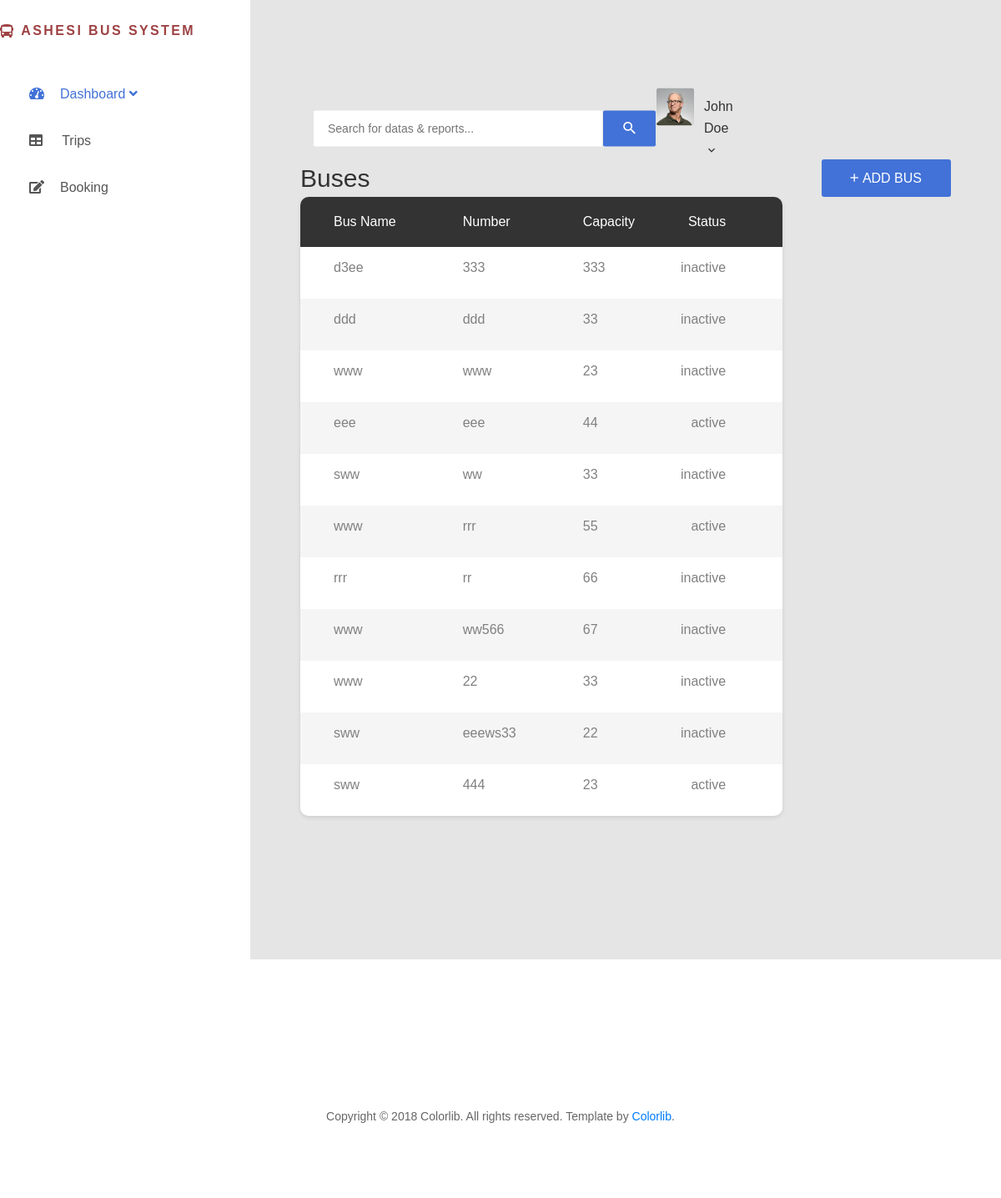
Before: /admin/bus.php with the older database file.
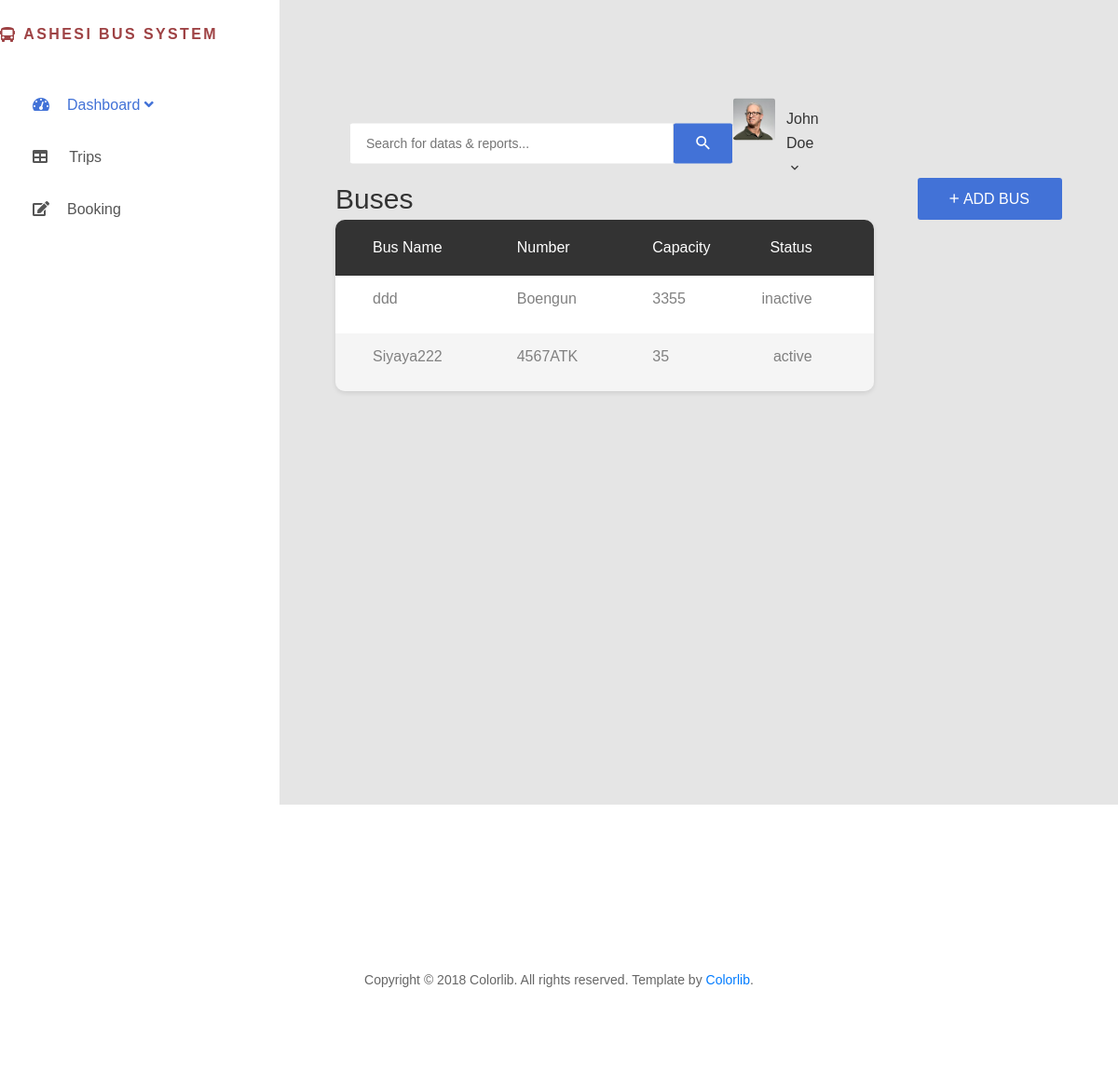
After: the same page with the newer database file.
### tables this page shows
CREATE TABLE `buses` (
  `bus_id` int(11) NOT NULL,
  `bus_number` varchar(255) NOT NULL,
  `capacity` int(11) NOT NULL,
  `bus_name` varchar(255) NOT NULL,
  `bus_status` enum('active','inactive','maintenance/unavailable') NOT NULL
);

### Functions/functions.php (called while the page is built, shortened)
<?php
require '../config/connection.php';
function get_bus_data() {
     global $connection;
    $sql = "SELECT * FROM buses";
    $result = $connection->query($sql);
    if ($result->num_rows > 0) {
        $bus_data = [];
        while ($row = $result->fetch_assoc()) {
            $bus_data[] = [
                'name' => $row['bus_name'],
                'number' => $row['bus_number'],
                'bus_id' => $row['bus_id'],
                'capacity' => $row['capacity'],
                'status' => $row['bus_status']
            ];
        }
        return $bus_data;
    } else {
        return [];
    }
}
?>

### admin/bus.php (the view, shortened to what this page needs)
<!DOCTYPE html>
<html lang="en">
<head>
    <?php include 'styles.php' ?>
    <link rel="stylesheet" href="https://cdn.jsdelivr.net/npm/sweetalert2@11/dist/sweetalert2.min.css">
</head>
<body>
        <?php
        require '../Functions/functions.php';
        echo display_msg($msg); ?>
    <div class="page-wrapper">
        <?php include 'side-menu.php' ?>
        <div class="page-container">
            <div class="main-content">
                <div class="section__content section__content--p30">
                    <div class="container-fluid">
                        <div class="row">
                            <?php include 'desktop-header.php' ?>
                            <div class="col-md-12">
                                <div class="overview-wrap">
                                    <h2 class="title-1">Buses</h2>
                                    <div class="popup">
                                        <button class="au-btn au-btn-icon au-btn--blue" onclick="addBus()">
                                            <i class="zmdi zmdi-plus"></i>Add Bus</button>
                                    </div>
                                </div>
                            </div>
                            <div class="col-lg-9">
                                <div class="table-responsive table--no-card m-b-30">
                                    <table class="table table-borderless table-striped table-earning">
                                        <thead>
                                            <tr>
                                                <th>Bus Name</th>
                                                <th>Number</th>
                                                <th>Capacity</th>
                                                <th class="text-right">Status</th>
                                                <th class="text-right">Actions</th>
                                            </tr>
                                        </thead>
                                        <tbody>
                                            <?php
                                            $bus_data = get_bus_data();
                                            foreach ($bus_data as $bus) {
                                                echo "<tr>";
                                                echo "<td>{$bus['name']}</td>";
                                                echo "<td>{$bus['number']}</td>";
                                                echo "<td>{$bus['capacity']}</td>";
                                                echo "<td class='text-right'>{$bus['status']}</td>";
                                                echo "<td class='text-right'>
                                                    <input type='hidden' class='bus-id' value='{$bus['bus_id']}'>
                                                    <button class='btn btn-success' onclick='editBus(" . json_encode($bus) . ")'>Edit</button>
                                                    <button class='btn btn-danger' onclick='deleteBus({$bus['bus_id']})'>Delete</button>
                                                </td>";
                                                echo "</tr>";
                                            }
                                            ?>
                                        </tbody>
                                    </table>
                                </div>
                            </div>
                        </div>
                        <br><br><br>
                    </div>
                </div>
            </div>
        </div>
        <br><br><br><br><br><br>
        <?php include 'footer.php' ?>
</body>
</html>

### admin/styles.php
<link href="assets/css/font-face.css" rel="stylesheet" media="all">
<link href="assets/vendor/font-awesome-4.7/css/font-awesome.min.css" rel="stylesheet" media="all">
<link href="assets/vendor/font-awesome-5/css/fontawesome-all.min.css" rel="stylesheet" media="all">
<link href="assets/vendor/mdi-font/css/material-design-iconic-font.min.css" rel="stylesheet" media="all">
<link href="assets/vendor/bootstrap-4.1/bootstrap.min.css" rel="stylesheet" media="all">
<link href="assets/vendor/animsition/animsition.min.css" rel="stylesheet" media="all">
<link href="assets/vendor/bootstrap-progressbar/bootstrap-progressbar-3.3.4.min.css" rel="stylesheet" media="all">
<link href="assets/vendor/wow/animate.css" rel="stylesheet" media="all">
<link href="assets/vendor/css-hamburgers/hamburgers.min.css" rel="stylesheet" media="all">
<link href="assets/vendor/slick/slick.css" rel="stylesheet" media="all">
<link href="assets/vendor/select2/select2.min.css" rel="stylesheet" media="all">
<link href="assets/vendor/perfect-scrollbar/perfect-scrollbar.css" rel="stylesheet" media="all">
<link href="assets/css/theme.css" rel="stylesheet" media="all">

### admin/side-menu.php (shortened to what this page needs)
<aside class="menu-sidebar d-none d-lg-block">
    <div class="menu-sidebar__content js-scrollbar1">
        <div class="header">
            <a href="index.php" class="logo">
                <span class="fa fa-bus" style="color:#9E4244"></span> <span class="title" style="color: #9E4244;">Ashesi Bus System</span>
            </a>
        </div>
        <nav class="navbar-sidebar">
            <ul class="list-unstyled navbar__list">
                <li class="active has-sub">
                    <a class="js-arrow" href="#">
                        <i class="fas fa-tachometer-alt" ></i>Dashboard
                        <span class="arrow">
                            <i class="fas fa-angle-down"></i>
                        </span>
                    </a>
                </li>
                <li>
                    <a href="trips.php">
                        <i class="fas fa-table"></i> Trips</a>
                </li>
                <li>
                    <a href="../booking.php">
                        <i class="fas fa-pencil-square-o"></i>Booking</a>
                </li>
            </ul>
        </nav>
    </div>
</aside>

### admin/desktop-header.php (shortened to what this page needs)
<header class="header-desktop" style="background-color: #fff" >
                <div class="section__content section__content--p30">
                    <div class="container-fluid">
                        <div class="header-wrap">
                            <form class="form-header" action="" method="POST">
                                <input class="au-input au-input--xl" type="text" name="search" placeholder="Search for datas &amp; reports..." />
                                <button class="au-btn--submit"  type="submit">
                                    <i class="zmdi zmdi-search"></i>
                                </button>
                            </form>
                                <div class="account-wrap">
                                    <div class="account-item clearfix js-item-menu">
                                        <div class="image">
                                            <img src="images/icon/avatar-01.jpg" alt="John Doe" />
                                        </div>
                                        <div class="content">
                                            <a class="js-acc-btn" href="#">john doe</a>
                                        </div>
                                    </div>
                                </div>
                            </div>
                        </div>
                    </div>
                </div>

### admin/footer.php
<div class="row">
    <div class="col-md-12">
        <div class="copyright">
            <p>Copyright © 2018 Colorlib. All rights reserved. Template by <a href="https://colorlib.com">Colorlib</a>.</p>
        </div>
    </div>
</div>

### admin/side-menu.php (style rules this page uses)
.header { padding: 0 0 0 0; }
.header .logo { display: flex; position: relative; border-bottom: 0; color: inherit; font-weight: 800; letter-spacing: 0.15em; margin: 0 0 0 0; text-decoration: none; text-transform: uppercase; display: inline-block; background-color: #fff; }
.header .logo > * { display: inline-block; vertical-align: middle; padding-top: 1.5em; }

Changed rows visible on the page:
removed buses: bus_name "d3ee", number "333", capacity "333", bus_status "inactive"
removed buses: bus_name "www", number "www", capacity "23", bus_status "inactive"
removed buses: bus_name "eee", number "eee", capacity "44", bus_status "active"
removed buses: bus_name "sww", bus_number "ww", capacity "33", bus_status "inactive"
removed buses: bus_name "www", bus_number "rrr", capacity "55", bus_status "active"
removed buses: bus_name "rrr", bus_number "rr", capacity "66", bus_status "inactive"
removed buses: bus_name "www", bus_number "ww566", capacity "67", bus_status "inactive"
removed buses: bus_name "www", bus_number "22", capacity "33", bus_status "inactive"
removed buses: bus_name "sww", bus_number "eeews33", capacity "22", bus_status "inactive"
removed buses: bus_name "sww", bus_number "444", capacity "23", bus_status "active"
changed buses "ddd": bus_number "ddd" → "Boengun"; capacity "33" → "3355"
added buses: bus_name "Siyaya222", bus_number "4567ATK", capacity "35", bus_status "active"
